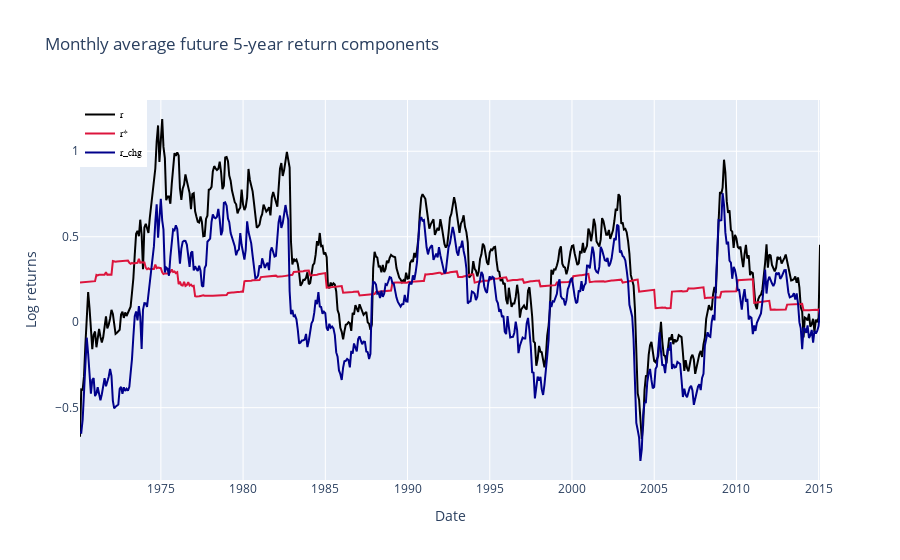

Notebook code cell kept with this figure:
### Code cell
import plotly.graph_objects as go

fig = go.Figure()

fig.add_trace(go.Scatter(x=monthly_misp.index, y=monthly_misp['r_t+60'], name='r',
                         line=dict(color='black', width=2)))

fig.add_trace(go.Scatter(x=monthly_misp.index, y=monthly_misp['r*_t+60'], name='r*',
                         line=dict(color='crimson', width=2)))

fig.add_trace(go.Scatter(x=monthly_misp.index, y=monthly_misp['r_chg+60'], name='r_chg',
                         line=dict(color='darkblue', width=2)))

fig.update_layout(title='Monthly average future 5-year return components',
                   xaxis_title='Date',
                   yaxis_title='Log returns')

fig.update_layout(
    legend=dict(
        x=0,
        y=1,
        traceorder="normal",
        font=dict(
            family="sans-serif",
            size=10,
            color="black"
        ),
    )
)

fig.show()

### Figure 1 — Plotly figure (JSON) as saved in the notebook; plotly's stock layout.template omitted (floating-point values rounded to 4 significant figures; data arrays with more than 128 entries replaced by an {"elided": "..."} marker saying what was removed)
{"data": [{"line": {"color": "black", "width": 2}, "name": "r", "type": "scatter", "x": {"elided": "541 str values"}, "y": {"elided": "541 float values"}}, {"line": {"color": "crimson", "width": 2}, "name": "r*", "type": "scatter", "x": {"elided": "541 str values"}, "y": {"elided": "541 float values"}}, {"line": {"color": "darkblue", "width": 2}, "name": "r_chg", "type": "scatter", "x": {"elided": "541 str values"}, "y": {"elided": "541 float values"}}], "layout": {"legend": {"font": {"color": "black", "family": "sans-serif", "size": 10}, "traceorder": "normal", "x": 0, "y": 1}, "title": {"text": "Monthly average future 5-year return components"}, "xaxis": {"title": {"text": "Date"}}, "yaxis": {"title": {"text": "Log returns"}}}}
